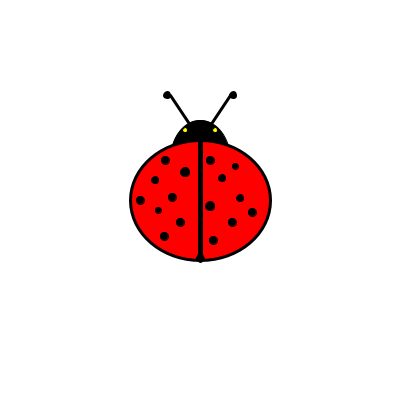
Frame 1 (no input)
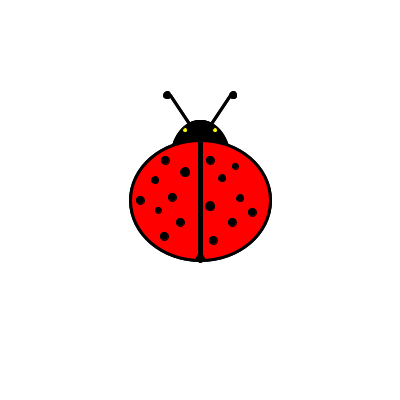
Frame 2 (the mouse pressed at the canvas centre, redrawn once)

The Processing sketch that drew these frames (run headless with seeded random() and noise(); the mouse was pressed at the canvas centre and the sketch redrawn once):

// Processing sketch: Ladybug1
// ── Ladybug1.pde
// Ladybug

void setup() {
  size(400, 400);
  background(255);
  noLoop();
  smooth();
}

void draw() {
  
  // Head
  fill(0);
  ellipseMode(CENTER);
  ellipse(200, 160, 60, 80);
  
   // eyes
   fill(255, 255, 0);
   ellipse(185, 130, 5, 5);
   ellipse(215, 130, 5, 5);
  
  // antlers
  fill(0);
  strokeWeight(3);
  line(190, 125, 170, 95);
  ellipse(167, 95, 5, 5);
  line(210, 125, 230, 95);
  ellipse(233, 95, 5, 5);
  
  // Body
  fill(255, 0, 0);
  ellipse(200, 200, 140, 120);
  
  fill(0);
  strokeWeight(5);
  line(200, 140, 200, 260);
  strokeWeight(1);
  
  triangle(200, 250, 205, 260, 195, 260);
  
  // left dots
  fill(0);
  ellipse(140, 200, 8, 8);
  ellipse(155, 180, 7, 7);
  ellipse(165, 160, 8, 8);
  ellipse(158, 210, 6, 6);
  ellipse(172, 197, 8, 8);
  ellipse(185, 172, 9, 9);
  ellipse(180, 222, 8, 8);
  ellipse(164, 236, 8, 8);
  
  // right dots
  ellipse(210, 160, 8, 8);
  ellipse(222, 178, 7, 7);
  ellipse(235, 166, 6, 6);
  ellipse(213, 240, 8, 8);
  ellipse(210, 206, 9, 9);
  ellipse(240, 198, 7, 7);
  ellipse(252, 212, 8, 8);
  ellipse(232, 222, 8, 8);
}
